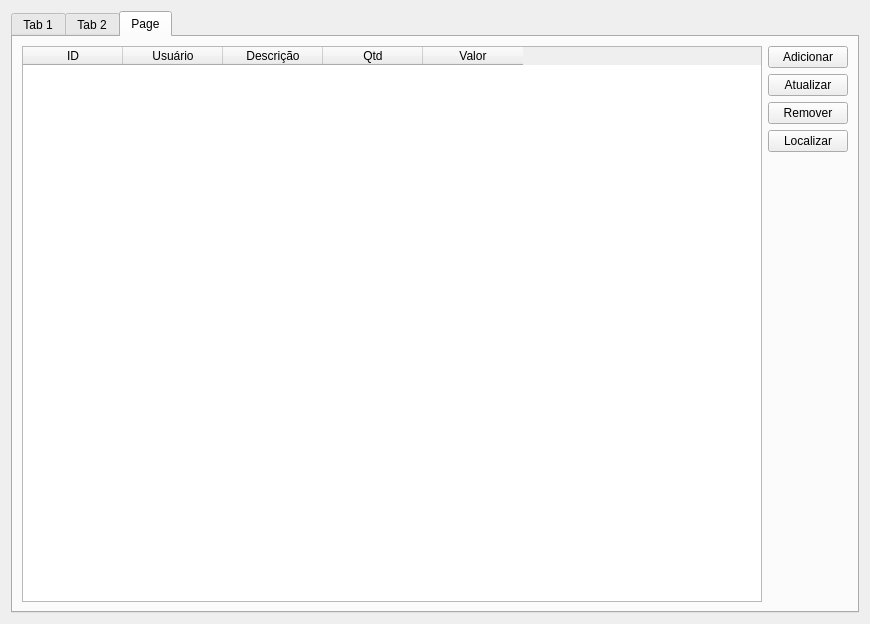
<?xml version="1.0" encoding="UTF-8"?>
<ui version="4.0">
 <class>Admin</class>
 <widget class="QDialog" name="Admin">
  <property name="geometry">
   <rect>
    <x>0</x>
    <y>0</y>
    <width>870</width>
    <height>624</height>
   </rect>
  </property>
  <property name="windowTitle">
   <string>Admin</string>
  </property>
  <layout class="QGridLayout" name="gridLayout_4">
   <item row="0" column="0">
    <widget class="QTabWidget" name="tabWidgetAdminstrador">
     <property name="currentIndex">
      <number>2</number>
     </property>
     <widget class="QWidget" name="tabCliente">
      <attribute name="title">
       <string>Tab 1</string>
      </attribute>
      <widget class="QTableWidget" name="tableWidgetCliente">
       <property name="geometry">
        <rect>
         <x>11</x>
         <y>11</y>
         <width>631</width>
         <height>551</height>
        </rect>
       </property>
       <column>
        <property name="text">
         <string>ID</string>
        </property>
       </column>
       <column>
        <property name="text">
         <string>Nome</string>
        </property>
       </column>
       <column>
        <property name="text">
         <string>Endereço</string>
        </property>
       </column>
       <column>
        <property name="text">
         <string>Telefone</string>
        </property>
       </column>
       <column>
        <property name="text">
         <string>CPF</string>
        </property>
       </column>
      </widget>
      <widget class="QWidget" name="layoutWidget">
       <property name="geometry">
        <rect>
         <x>654</x>
         <y>12</y>
         <width>181</width>
         <height>251</height>
        </rect>
       </property>
       <layout class="QGridLayout" name="gridLayout_2">
        <item row="0" column="0">
         <widget class="QPushButton" name="pushButtonAddCliente">
          <property name="text">
           <string>Adicionar</string>
          </property>
         </widget>
        </item>
        <item row="1" column="0">
         <widget class="QPushButton" name="pushButtonAttCliente">
          <property name="text">
           <string>Atualizar</string>
          </property>
         </widget>
        </item>
        <item row="2" column="0">
         <widget class="QPushButton" name="pushButtonRmCliente">
          <property name="text">
           <string>Remover</string>
          </property>
         </widget>
        </item>
        <item row="3" column="0">
         <widget class="QPushButton" name="pushButtonLocCliente">
          <property name="text">
           <string>Localizar</string>
          </property>
         </widget>
        </item>
       </layout>
      </widget>
     </widget>
     <widget class="QWidget" name="tabProduto">
      <attribute name="title">
       <string>Tab 2</string>
      </attribute>
      <widget class="QTableWidget" name="tableWidgetProduto">
       <property name="geometry">
        <rect>
         <x>0</x>
         <y>0</y>
         <width>631</width>
         <height>561</height>
        </rect>
       </property>
       <column>
        <property name="text">
         <string>ID</string>
        </property>
       </column>
       <column>
        <property name="text">
         <string>Nome</string>
        </property>
       </column>
       <column>
        <property name="text">
         <string>Descrição</string>
        </property>
       </column>
       <column>
        <property name="text">
         <string>Qtd</string>
        </property>
       </column>
       <column>
        <property name="text">
         <string>Valor</string>
        </property>
       </column>
      </widget>
      <widget class="QWidget" name="layoutWidget">
       <property name="geometry">
        <rect>
         <x>640</x>
         <y>0</y>
         <width>201</width>
         <height>211</height>
        </rect>
       </property>
       <layout class="QGridLayout" name="gridLayout">
        <item row="0" column="0">
         <widget class="QPushButton" name="pushButtonAddProduto">
          <property name="text">
           <string>Adicionar</string>
          </property>
         </widget>
        </item>
        <item row="1" column="0">
         <widget class="QPushButton" name="pushButtonAttProduto">
          <property name="text">
           <string>Atualizar</string>
          </property>
         </widget>
        </item>
        <item row="2" column="0">
         <widget class="QPushButton" name="pushButtonRmProduto">
          <property name="text">
           <string>Remover</string>
          </property>
         </widget>
        </item>
        <item row="3" column="0">
         <widget class="QPushButton" name="pushButtonLocProduto">
          <property name="text">
           <string>Localizar</string>
          </property>
         </widget>
        </item>
       </layout>
      </widget>
     </widget>
     <widget class="QWidget" name="tabPedido">
      <attribute name="title">
       <string>Page</string>
      </attribute>
      <layout class="QGridLayout" name="gridLayout_5">
       <item row="0" column="0" rowspan="2">
        <widget class="QTableWidget" name="tableWidgetPedidos">
         <column>
          <property name="text">
           <string>ID</string>
          </property>
         </column>
         <column>
          <property name="text">
           <string>Usuário</string>
          </property>
         </column>
         <column>
          <property name="text">
           <string>Descrição</string>
          </property>
         </column>
         <column>
          <property name="text">
           <string>Qtd</string>
          </property>
         </column>
         <column>
          <property name="text">
           <string>Valor</string>
          </property>
         </column>
        </widget>
       </item>
       <item row="0" column="1">
        <layout class="QGridLayout" name="gridLayout_3">
         <item row="1" column="0">
          <widget class="QPushButton" name="pushButtonAttPedido">
           <property name="text">
            <string>Atualizar</string>
           </property>
          </widget>
         </item>
         <item row="0" column="0">
          <widget class="QPushButton" name="pushButtonAddPedido">
           <property name="text">
            <string>Adicionar</string>
           </property>
          </widget>
         </item>
         <item row="2" column="0">
          <widget class="QPushButton" name="pushButtonRmPedido">
           <property name="text">
            <string>Remover</string>
           </property>
          </widget>
         </item>
         <item row="3" column="0">
          <widget class="QPushButton" name="pushButtonLocPedido">
           <property name="text">
            <string>Localizar</string>
           </property>
          </widget>
         </item>
        </layout>
       </item>
      </layout>
     </widget>
    </widget>
   </item>
  </layout>
 </widget>
 <resources/>
 <connections/>
</ui>
